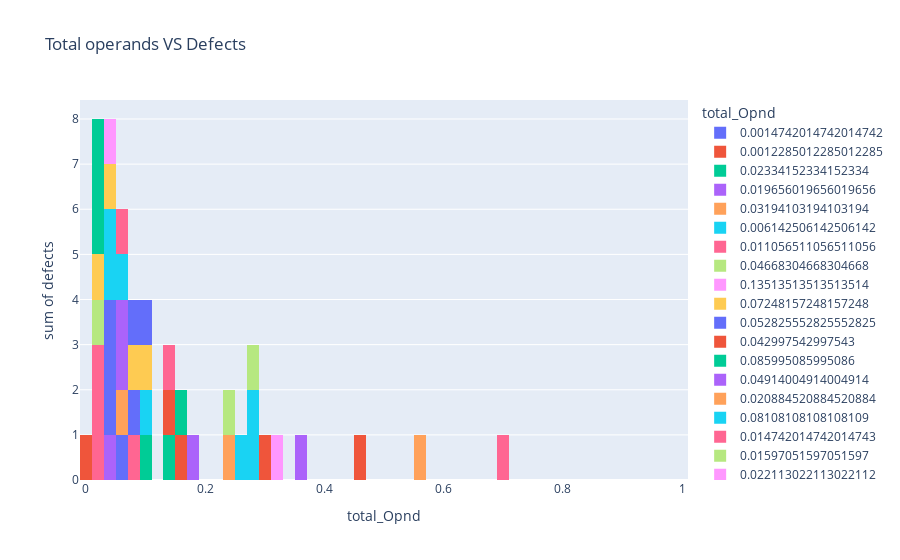

The notebook cell this image was saved under:
### Markdown cell above
Here the distribution of Bug with respect to Defects

### Code cell
fig = plty.histogram(df, y="defects", x="total_Opnd", color="total_Opnd",title="Total operands VS Defects")
fig.show()
